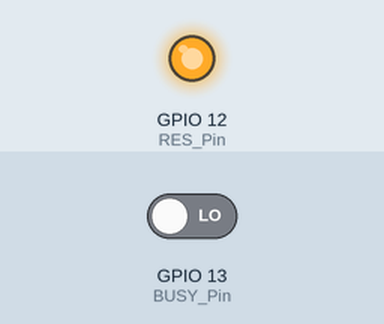
The sketch below on a simulated ESP32. On the bench: output pins drawn as LEDs (lit = HIGH). The test bench sets the inputs (shaded band); at power-on: GPIO 13 (BUSY_Pin) LOW. Pins used as bus, display or sensor lines are not drawn. At 4.8 s the program stops and its outputs stay as they are.

Above: at 0.1 s.
Timing chart, 0 to 5.7 s (numbered marks = the images above):
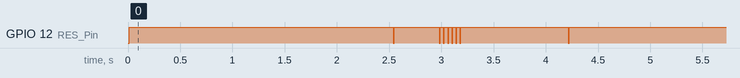

The sketch:

GDEY042T81-Arduino.ino
```cpp
#include <SPI.h>
#include"Ap_29demo.h"
//IO settings

int BUSY_Pin = A14;
int RES_Pin = A15;
int DC_Pin = A16;
int CS_Pin = A17;
//SCLK--GPIO23
//MOSI---GPIO18
#define EPD_W21_CS_0 digitalWrite(CS_Pin,LOW)
#define EPD_W21_CS_1 digitalWrite(CS_Pin,HIGH)
#define EPD_W21_DC_0  digitalWrite(DC_Pin,LOW)
#define EPD_W21_DC_1  digitalWrite(DC_Pin,HIGH)
#define EPD_W21_RST_0 digitalWrite(RES_Pin,LOW)
#define EPD_W21_RST_1 digitalWrite(RES_Pin,HIGH)
#define isEPD_W21_BUSY digitalRead(BUSY_Pin)
//400*300///////////////////////////////////////

#define MONOMSB_MODE 1
#define MONOLSB_MODE 2
#define RED_MODE     3

#define MAX_LINE_BYTES 50// =400/8
#define MAX_COLUMN_BYTES  300

#define ALLSCREEN_GRAGHBYTES  15000

////////FUNCTION//////
//EPD
void EPD_HW_Init(void);
void EPD_Update(void);
void EPD_DeepSleep(void);
void Epaper_READBUSY(void);
void PIC_display_Clear(void);

void EPD_Part_Update(void);
void EPD_WhiteScreen_ALL(const unsigned char *datas);
void EPD_SetRAMValue_BaseMap(const unsigned char * datas);
void EPD_Dis_Part(unsigned int x_start,unsigned int y_start,const unsigned char * datas,unsigned int PART_COLUMN,unsigned int PART_LINE);
void EPD_Dis_Part_myself(unsigned int x_startA,unsigned int y_startA,const unsigned char * datasA,
                         unsigned int x_startB,unsigned int y_startB,const unsigned char * datasB,
                         unsigned int x_startC,unsigned int y_startC,const unsigned char * datasC,
                         unsigned int x_startD,unsigned int y_startD,const unsigned char * datasD,
                         unsigned int x_startE,unsigned int y_startE,const unsigned char * datasE,
                         unsigned int PART_COLUMN,unsigned int PART_LINE
                        );
void EPD_HW_Init_Fast(void);
void EPD_WhiteScreen_ALL_Fast(const unsigned char *datas);
void EPD_SetRAMValue_BaseMapFast( const unsigned char * datas);
void setup() {
   pinMode(BUSY_Pin, INPUT);
   pinMode(RES_Pin, OUTPUT);
   pinMode(DC_Pin, OUTPUT);
   pinMode(CS_Pin, OUTPUT);
   //SPI
   SPI.beginTransaction(SPISettings(10000000, MSBFIRST, SPI_MODE0));
   SPI.begin ();
}

//Tips//
/*When the electronic paper is refreshed in full screen, the picture flicker is a normal phenomenon, and the main function is to clear the display afterimage in the previous picture.
  When the local refresh is performed, the screen does not flash.*/
/*When you need to transplant the driver, you only need to change the corresponding IO. The BUSY pin is the input mode and the others are the output mode. */

void loop() {
   unsigned char fen_L,fen_H,miao_L,miao_H;
    /************Fast picture display(1.5s)*******************/
    EPD_HW_Init_Fast(); //EPD init Fast
    EPD_WhiteScreen_ALL_Fast(gImage_1);//EPD_picture1
    EPD_DeepSleep();//EPD_DeepSleep,Sleep instruction is necessary, please do not delete!!!
    delay(2000); //2s

//////////////////////Partial refresh time demo/////////////////////////////////////
    EPD_HW_Init_Fast(); //EPD init Fast
    EPD_SetRAMValue_BaseMapFast(gImage_basemap); //Partial refresh background color
    for(fen_H=0;fen_H<6;fen_H++)
    {
    for(fen_L=0;fen_L<10;fen_L++)
    {
    for(miao_H=0;miao_H<6;miao_H++)
    {
    for(miao_L=0;miao_L<10;miao_L++)
    {
        EPD_Dis_Part_myself(152,92,(unsigned char *)&Num[miao_L],         //x-A,y-A,DATA-A
                            152,124,(unsigned char *)&Num[miao_H],         //x-B,y-B,DATA-B
                            152,156,(unsigned char *)gImage_numdot,       //x-C,y-C,DATA-C
                            152,188,(unsigned char *)&Num[fen_L],         //x-D,y-D,DATA-D
                            152,220,(unsigned char *)&Num[fen_H],32,64);  //x-E,y-E,DATA-E,Resolution 32*64

                            if((fen_L==0)&&(miao_H==0)&&(miao_L==5))
                            goto Clear;
      }
    }
    }

    }
      //Clear screen
    Clear:
    delay(1000); //1s
    EPD_HW_Init(); //Electronic paper initialization
    PIC_display_Clear();//EPD Clear
    EPD_DeepSleep(); //Enter deep sleep,Sleep instruction is necessary, please do not delete!!!
    while(1);

}


///////////////////EXTERNAL FUNCTION////////////////////////////////////////////////////////////////////////
void SPI_Write(unsigned char value)
{
    SPI.transfer(value);
}
void Epaper_Write_Command(unsigned char command)
{
  EPD_W21_CS_0;
  EPD_W21_DC_0;   // command write
  SPI_Write(command);
  EPD_W21_CS_1;
}
void Epaper_Write_Data(unsigned char data)
{
  EPD_W21_CS_0;
  EPD_W21_DC_1;   // data write
  SPI_Write(data);
  EPD_W21_CS_1;
}

/////////////////EPD settings Functions/////////////////////
void Epaper_READBUSY(void)
{
  while(1)
  {   //=1 BUSY
     if(isEPD_W21_BUSY==0) break;;
  }
}
//SSD1683
void EPD_HW_Init(void)
{
    EPD_W21_RST_0;    // Module reset
    delay(10);//At least 10ms delay
    EPD_W21_RST_1;
    delay(10);//At least 10ms delay

    Epaper_READBUSY(); //waiting for the electronic paper IC to release the idle signal
    Epaper_Write_Command(0x12);     //SWRESET
    Epaper_READBUSY(); //waiting for the electronic paper IC to release the idle signal

    Epaper_Write_Command(0x21);
    Epaper_Write_Data(0x40);
    Epaper_Write_Data(0x00);

    Epaper_Write_Command(0x3C); // board
    Epaper_Write_Data(0x05); //


    Epaper_Write_Command(0x11);  // Data entry mode
    Epaper_Write_Data(0x01);

    Epaper_Write_Command(0x44);
    Epaper_Write_Data(0x00); // RAM x address start at 0
    Epaper_Write_Data(0x31); // RAM x address end at 31h(49+1)*8->400
    Epaper_Write_Command(0x45);
    Epaper_Write_Data(0x2B);   // RAM y address start at 12Bh
    Epaper_Write_Data(0x01);
    Epaper_Write_Data(0x00); // RAM y address end at 00h
    Epaper_Write_Data(0x00);

    Epaper_Write_Command(0x4E);
    Epaper_Write_Data(0x00);
    Epaper_Write_Command(0x4F);
    Epaper_Write_Data(0x2B);
    Epaper_Write_Data(0x01);
}

void EPD_HW_Init_Fast(void)
{
  EPD_W21_RST_0;  // Module reset
  delay(10);//At least 10ms delay
  EPD_W21_RST_1;
  delay(10); //At least 10ms delay

  Epaper_Write_Command(0x12);  //SWRESET
  Epaper_READBUSY();

  Epaper_Write_Command(0x21);
  Epaper_Write_Data(0x40);
  Epaper_Write_Data(0x00);

  Epaper_Write_Command(0x3C);
  Epaper_Write_Data(0x05);

  Epaper_Write_Command(0x1A); // Write to temperature register
  Epaper_Write_Data(0x64);
  Epaper_Write_Data(0x00);

  Epaper_Write_Command(0x22); // Load temperature value
  Epaper_Write_Data(0x91);
  Epaper_Write_Command(0x20);
  Epaper_READBUSY();

  Epaper_Write_Command(0x11);  // Data entry mode
  Epaper_Write_Data(0x01);

  Epaper_Write_Command(0x44);
  Epaper_Write_Data(0x00); // RAM x address start at 0
  Epaper_Write_Data(0x31); // RAM x address end at 31h(49+1)*8->400
  Epaper_Write_Command(0x45);
  Epaper_Write_Data(0x2B);   // RAM y address start at 12Bh
  Epaper_Write_Data(0x01);
  Epaper_Write_Data(0x00); // RAM y address end at 00h
  Epaper_Write_Data(0x00);

  Epaper_Write_Command(0x4E);
  Epaper_Write_Data(0x00);
  Epaper_Write_Command(0x4F);
  Epaper_Write_Data(0x2B);
  Epaper_Write_Data(0x01);

}
void EPD_Update(void)
{
  Epaper_Write_Command(0x22); //Display Update Control
  Epaper_Write_Data(0xF7);
  Epaper_Write_Command(0x20); //Activate Display Update Sequence
  Epaper_READBUSY();

}
void EPD_Update_Fast(void)
{
  Epaper_Write_Command(0x22); //Display Update Control
  Epaper_Write_Data(0xC7);
  Epaper_Write_Command(0x20); //Activate Display Update Sequence
  Epaper_READBUSY();

}

/*When the electronic paper screen is updated, do not unplug the electronic paper to avoid damage to the screen*/
void EPD_Part_Update(void)
{
  Epaper_Write_Command(0x22); //Display Update Control
  Epaper_Write_Data(0xFF);
  Epaper_Write_Command(0x20); //Activate Display Update Sequence
  Epaper_READBUSY();
}
void EPD_DeepSleep(void)
{
  Epaper_Write_Command(0x10); //enter deep sleep
  Epaper_Write_Data(0x01);
  delay(100);
}

void EPD_WhiteScreen_ALL(const unsigned char *datas)
{
   unsigned int i;
  Epaper_Write_Command(0x24);   //write RAM for black(0)/white (1)
   for(i=0;i<ALLSCREEN_GRAGHBYTES;i++)
   {
      Epaper_Write_Data(datas[i]);
   }
  Epaper_Write_Command(0x26);   //write RAM for black(0)/white (1)
   for(i=0;i<ALLSCREEN_GRAGHBYTES;i++)
   {
      Epaper_Write_Data(datas[i]);
   }
  //update
  EPD_Update();
}
void EPD_WhiteScreen_ALL_Fast(const unsigned char *datas)
{
   unsigned int i;
  Epaper_Write_Command(0x24);   //write RAM for black(0)/white (1)
   for(i=0;i<ALLSCREEN_GRAGHBYTES;i++)
   {
     Epaper_Write_Data(datas[i]);
   }
  Epaper_Write_Command(0x26);   //write RAM for black(0)/white (1)
   for(i=0;i<ALLSCREEN_GRAGHBYTES;i++)
   {
     Epaper_Write_Data(datas[i]);
   }
   EPD_Update_Fast();
}
void PIC_display_Clear(void)
{
   unsigned int i;
  Epaper_Write_Command(0x24);   //write RAM for black(0)/white (1)
   for(i=0;i<ALLSCREEN_GRAGHBYTES;i++)
   {
     Epaper_Write_Data(0xff);
   }
  Epaper_Write_Command(0x26);   //write RAM for black(0)/white (1)
   for(i=0;i<ALLSCREEN_GRAGHBYTES;i++)
   {
     Epaper_Write_Data(0xff);
   }
  //update
  EPD_Update();
}


//////////////////////////Part update//////////////////////////////////////////////
//The x axis is reduced by one byte, and the y axis is reduced by one pixel.
void EPD_SetRAMValue_BaseMap( const unsigned char * datas)
{
  unsigned int i;
  Epaper_Write_Command(0x24);   //Write Black and White image to RAM
   for(i=0;i<15000;i++)
   {
     Epaper_Write_Data(datas[i]);
   }
  Epaper_Write_Command(0x26);   //Write Black and White image to RAM
   for(i=0;i<15000;i++)
   {
     Epaper_Write_Data(datas[i]);
   }
   EPD_Update();

}
void EPD_SetRAMValue_BaseMapFast( const unsigned char * datas)
{
  unsigned int i;
  Epaper_Write_Command(0x24);   //Write Black and White image to RAM
   for(i=0;i<15000;i++)
   {
     Epaper_Write_Data(datas[i]);
   }
  Epaper_Write_Command(0x26);   //Write Black and White image to RAM
   for(i=0;i<15000;i++)
   {
     Epaper_Write_Data(datas[i]);
   }
   EPD_Update_Fast();

}
void EPD_Dis_Part(unsigned int x_start,unsigned int y_start,const unsigned char * datas,unsigned int PART_COLUMN,unsigned int PART_LINE)
{
  unsigned int i;
  unsigned int x_end,y_start1,y_start2,y_end1,y_end2;
  x_start=x_start/8;
  x_end=x_start+PART_LINE/8-1;

  y_start1=0;
  y_start2=y_start;
  if(y_start>=256)
  {
    y_start1=y_start2/256;
    y_start2=y_start2%256;
  }
  y_end1=0;
  y_end2=y_start+PART_COLUMN-1;
  if(y_end2>=256)
  {
    y_end1=y_end2/256;
    y_end2=y_end2%256;
  }
//Reset
  EPD_W21_RST_0;  // Module reset
  delay(10);//At least 10ms delay
  EPD_W21_RST_1;
  delay(10); //At least 10ms delay

  Epaper_Write_Command(0x21);
  Epaper_Write_Data(0x00);
  Epaper_Write_Data(0x00);

  Epaper_Write_Command(0x3C); //BorderWavefrom
  Epaper_Write_Data(0x80);
//

  Epaper_Write_Command(0x44);       // set RAM x address start/end, in page 35
  Epaper_Write_Data(x_start);    // RAM x address start at 00h;
  Epaper_Write_Data(x_end);    // RAM x address end at 0fh(15+1)*8->128
  Epaper_Write_Command(0x45);       // set RAM y address start/end, in page 35
  Epaper_Write_Data(y_start2);    // RAM y address start at 0127h;
  Epaper_Write_Data(y_start1);    // RAM y address start at 0127h;
  Epaper_Write_Data(y_end2);    // RAM y address end at 00h;
  Epaper_Write_Data(y_end1);    // ????=0


  Epaper_Write_Command(0x4E);   // set RAM x address count to 0;
  Epaper_Write_Data(x_start);
  Epaper_Write_Command(0x4F);   // set RAM y address count to 0X127;
  Epaper_Write_Data(y_start2);
  Epaper_Write_Data(y_start1);


   Epaper_Write_Command(0x24);   //Write Black and White image to RAM
   for(i=0;i<PART_COLUMN*PART_LINE/8;i++)
   {
     Epaper_Write_Data(*datas);
      datas++;
   }
   EPD_Part_Update();

}


/////////////////////////////////////TIME///////////////////////////////////////////////////
void EPD_Dis_Part_myself(unsigned int x_startA,unsigned int y_startA,const unsigned char * datasA,
                         unsigned int x_startB,unsigned int y_startB,const unsigned char * datasB,
                         unsigned int x_startC,unsigned int y_startC,const unsigned char * datasC,
                         unsigned int x_startD,unsigned int y_startD,const unsigned char * datasD,
                         unsigned int x_startE,unsigned int y_startE,const unsigned char * datasE,
                         unsigned int PART_COLUMN,unsigned int PART_LINE
                        )
{
  unsigned int i;
  unsigned int x_end,y_start1,y_start2,y_end1,y_end2;

  //Data A////////////////////////////
  x_startA=x_startA/8;//Convert to byte
  x_end=x_startA+PART_LINE/8-1;

  y_start1=0;
  y_start2=y_startA-1;
  if(y_startA>=256)
  {
    y_start1=y_start2/256;
    y_start2=y_start2%256;
  }
  y_end1=0;
  y_end2=y_startA+PART_COLUMN-1;
  if(y_end2>=256)
  {
    y_end1=y_end2/256;
    y_end2=y_end2%256;
  }

//Reset
  EPD_W21_RST_0;  // Module reset
  delay(10);//At least 10ms delay
  EPD_W21_RST_1;
  delay(10); //At least 10ms delay

  Epaper_Write_Command(0x21);
  Epaper_Write_Data(0x00);
  Epaper_Write_Data(0x00);

  Epaper_Write_Command(0x3C); //BorderWavefrom
  Epaper_Write_Data(0x80);
//

  Epaper_Write_Command(0x44);       // set RAM x address start/end, in page 35
  Epaper_Write_Data(x_startA);    // RAM x address start at 00h;
  Epaper_Write_Data(x_end);    // RAM x address end at 0fh(15+1)*8->128
  Epaper_Write_Command(0x45);       // set RAM y address start/end, in page 35
  Epaper_Write_Data(y_start2);    // RAM y address start at 0127h;
  Epaper_Write_Data(y_start1);    // RAM y address start at 0127h;
  Epaper_Write_Data(y_end2);    // RAM y address end at 00h;
  Epaper_Write_Data(y_end1);


  Epaper_Write_Command(0x4E);   // set RAM x address count to 0;
  Epaper_Write_Data(x_startA);
  Epaper_Write_Command(0x4F);   // set RAM y address count to 0X127;
  Epaper_Write_Data(y_start2);
  Epaper_Write_Data(y_start1);


   Epaper_Write_Command(0x24);   //Write Black and White image to RAM
   for(i=0;i<PART_COLUMN*PART_LINE/8;i++)
   {
     Epaper_Write_Data(*datasA);
      datasA++;
   }
  //Data B/////////////////////////////////////
  x_startB=x_startB/8;//Convert to byte
  x_end=x_startB+PART_LINE/8-1;

  y_start1=0;
  y_start2=y_startB-1;
  if(y_startB>=256)
  {
    y_start1=y_start2/256;
    y_start2=y_start2%256;
  }
  y_end1=0;
  y_end2=y_startB+PART_COLUMN-1;
  if(y_end2>=256)
  {
    y_end1=y_end2/256;
    y_end2=y_end2%256;
  }

  Epaper_Write_Command(0x44);       // set RAM x address start/end, in page 35
  Epaper_Write_Data(x_startB);    // RAM x address start at 00h;
  Epaper_Write_Data(x_end);    // RAM x address end at 0fh(15+1)*8->128
  Epaper_Write_Command(0x45);       // set RAM y address start/end, in page 35
  Epaper_Write_Data(y_start2);    // RAM y address start at 0127h;
  Epaper_Write_Data(y_start1);    // RAM y address start at 0127h;
  Epaper_Write_Data(y_end2);    // RAM y address end at 00h;
  Epaper_Write_Data(y_end1);


  Epaper_Write_Command(0x4E);   // set RAM x address count to 0;
  Epaper_Write_Data(x_startB);
  Epaper_Write_Command(0x4F);   // set RAM y address count to 0X127;
  Epaper_Write_Data(y_start2);
  Epaper_Write_Data(y_start1);


   Epaper_Write_Command(0x24);   //Write Black and White image to RAM
   for(i=0;i<PART_COLUMN*PART_LINE/8;i++)
   {
     Epaper_Write_Data(*datasB);
      datasB++;
   }

  //Data C//////////////////////////////////////
  x_startC=x_startC/8;//Convert to byte
  x_end=x_startC+PART_LINE/8-1;

  y_start1=0;
  y_start2=y_startC-1;
  if(y_startC>=256)
  {
    y_start1=y_start2/256;
    y_start2=y_start2%256;
  }
  y_end1=0;
  y_end2=y_startC+PART_COLUMN-1;
  if(y_end2>=256)
  {
    y_end1=y_end2/256;
    y_end2=y_end2%256;
  }

  Epaper_Write_Command(0x44);       // set RAM x address start/end, in page 35
  Epaper_Write_Data(x_startC);    // RAM x address start at 00h;
  Epaper_Write_Data(x_end);    // RAM x address end at 0fh(15+1)*8->128
  Epaper_Write_Command(0x45);       // set RAM y address start/end, in page 35
  Epaper_Write_Data(y_start2);    // RAM y address start at 0127h;
  Epaper_Write_Data(y_start1);    // RAM y address start at 0127h;
  Epaper_Write_Data(y_end2);    // RAM y address end at 00h;
  Epaper_Write_Data(y_end1);

  Epaper_Write_Command(0x4E);   // set RAM x address count to 0;
  Epaper_Write_Data(x_startC);
  Epaper_Write_Command(0x4F);   // set RAM y address count to 0X127;
  Epaper_Write_Data(y_start2);
  Epaper_Write_Data(y_start1);

  Epaper_Write_Command(0x24);   //Write Black and White image to RAM
   for(i=0;i<PART_COLUMN*PART_LINE/8;i++)
   {
     Epaper_Write_Data(*datasC);
      datasC++;
   }

  //Data D//////////////////////////////////////
  x_startD=x_startD/8;//Convert to byte
  x_end=x_startD+PART_LINE/8-1;

  y_start1=0;
  y_start2=y_startD-1;
  if(y_startD>=256)
  {
    y_start1=y_start2/256;
    y_start2=y_start2%256;
  }
  y_end1=0;
  y_end2=y_startD+PART_COLUMN-1;
  if(y_end2>=256)
  {
    y_end1=y_end2/256;
    y_end2=y_end2%256;
  }
  Epaper_Write_Command(0x44);       // set RAM x address start/end, in page 35
  Epaper_Write_Data(x_startD);    // RAM x address start at 00h;
  Epaper_Write_Data(x_end);        // RAM x address end at 0fh(15+1)*8->128
  Epaper_Write_Command(0x45);       // set RAM y address start/end, in page 35
  Epaper_Write_Data(y_start2);    // RAM y address start at 0127h;
  Epaper_Write_Data(y_start1);    // RAM y address start at 0127h;
  Epaper_Write_Data(y_end2);    // RAM y address end at 00h;
  Epaper_Write_Data(y_end1);

  Epaper_Write_Command(0x4E);   // set RAM x address count to 0;
  Epaper_Write_Data(x_startD);
  Epaper_Write_Command(0x4F);   // set RAM y address count to 0X127;
  Epaper_Write_Data(y_start2);
  Epaper_Write_Data(y_start1);


   Epaper_Write_Command(0x24);   //Write Black and White image to RAM
   for(i=0;i<PART_COLUMN*PART_LINE/8;i++)
   {
     Epaper_Write_Data(*datasD);
      datasD++;
   }
  //Data E//////////////////////////////////////
  x_startE=x_startE/8;//Convert to byte
  x_end=x_startE+PART_LINE/8-1;

  y_start1=0;
  y_start2=y_startE-1;
  if(y_startE>=256)
  {
    y_start1=y_start2/256;
    y_start2=y_start2%256;
  }
  y_end1=0;
  y_end2=y_startE+PART_COLUMN-1;
  if(y_end2>=256)
  {
    y_end1=y_end2/256;
    y_end2=y_end2%256;
  }

  Epaper_Write_Command(0x44);       // set RAM x address start/end, in page 35
  Epaper_Write_Data(x_startE);    // RAM x address start at 00h;
  Epaper_Write_Data(x_end);    // RAM x address end at 0fh(15+1)*8->128
  Epaper_Write_Command(0x45);       // set RAM y address start/end, in page 35
  Epaper_Write_Data(y_start2);    // RAM y address start at 0127h;
  Epaper_Write_Data(y_start1);    // RAM y address start at 0127h;
  Epaper_Write_Data(y_end2);    // RAM y address end at 00h;
  Epaper_Write_Data(y_end1);


  Epaper_Write_Command(0x4E);   // set RAM x address count to 0;
  Epaper_Write_Data(x_startE);
  Epaper_Write_Command(0x4F);   // set RAM y address count to 0X127;
  Epaper_Write_Data(y_start2);
  Epaper_Write_Data(y_start1);


   Epaper_Write_Command(0x24);   //Write Black and White image to RAM
   for(i=0;i<PART_COLUMN*PART_LINE/8;i++)
   {
     Epaper_Write_Data(*datasE);
      datasE++;
   }
   EPD_Part_Update();

}
//////////////////////////////////END//////////////////////////////////////////////////
```

Source omitted: Ap_29demo.h (data table, 242541 bytes)
